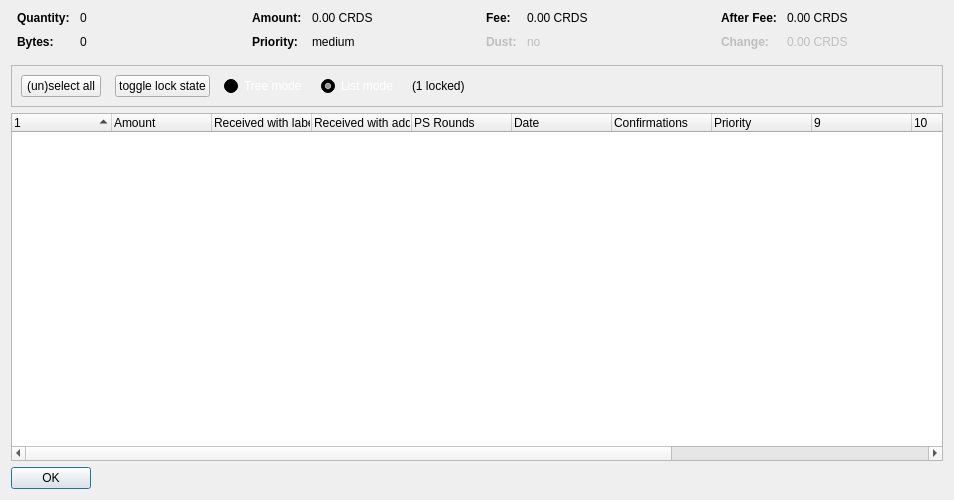
<?xml version="1.0" encoding="UTF-8"?>
<ui version="4.0">
 <class>CoinControlDialog</class>
 <widget class="QDialog" name="CoinControlDialog">
  <property name="geometry">
   <rect>
    <x>0</x>
    <y>0</y>
    <width>954</width>
    <height>500</height>
   </rect>
  </property>
  <property name="windowTitle">
   <string>Coin Selection</string>
  </property>
  <layout class="QVBoxLayout" name="verticalLayout">
   <item>
    <layout class="QHBoxLayout" name="horizontalLayoutTop" stretch="0,0,0,0">
     <property name="topMargin">
      <number>0</number>
     </property>
     <property name="bottomMargin">
      <number>10</number>
     </property>
     <item>
      <layout class="QFormLayout" name="formLayoutCoinControl1">
       <property name="horizontalSpacing">
        <number>10</number>
       </property>
       <property name="verticalSpacing">
        <number>10</number>
       </property>
       <property name="leftMargin">
        <number>6</number>
       </property>
       <property name="rightMargin">
        <number>6</number>
       </property>
       <item row="0" column="0">
        <widget class="QLabel" name="labelCoinControlQuantityText">
         <property name="font">
          <font>
           <weight>75</weight>
           <bold>true</bold>
          </font>
         </property>
         <property name="text">
          <string>Quantity:</string>
         </property>
        </widget>
       </item>
       <item row="0" column="1">
        <widget class="QLabel" name="labelCoinControlQuantity">
         <property name="cursor">
          <cursorShape>IBeamCursor</cursorShape>
         </property>
         <property name="contextMenuPolicy">
          <enum>Qt::ActionsContextMenu</enum>
         </property>
         <property name="text">
          <string notr="true">0</string>
         </property>
         <property name="textInteractionFlags">
          <set>Qt::LinksAccessibleByMouse|Qt::TextSelectableByKeyboard|Qt::TextSelectableByMouse</set>
         </property>
        </widget>
       </item>
       <item row="1" column="0">
        <widget class="QLabel" name="labelCoinControlBytesText">
         <property name="font">
          <font>
           <weight>75</weight>
           <bold>true</bold>
          </font>
         </property>
         <property name="text">
          <string>Bytes:</string>
         </property>
        </widget>
       </item>
       <item row="1" column="1">
        <widget class="QLabel" name="labelCoinControlBytes">
         <property name="cursor">
          <cursorShape>IBeamCursor</cursorShape>
         </property>
         <property name="contextMenuPolicy">
          <enum>Qt::ActionsContextMenu</enum>
         </property>
         <property name="text">
          <string notr="true">0</string>
         </property>
         <property name="textInteractionFlags">
          <set>Qt::LinksAccessibleByMouse|Qt::TextSelectableByKeyboard|Qt::TextSelectableByMouse</set>
         </property>
        </widget>
       </item>
      </layout>
     </item>
     <item>
      <layout class="QFormLayout" name="formLayoutCoinControl2">
       <property name="horizontalSpacing">
        <number>10</number>
       </property>
       <property name="verticalSpacing">
        <number>10</number>
       </property>
       <property name="leftMargin">
        <number>6</number>
       </property>
       <property name="rightMargin">
        <number>6</number>
       </property>
       <item row="0" column="0">
        <widget class="QLabel" name="labelCoinControlAmountText">
         <property name="font">
          <font>
           <weight>75</weight>
           <bold>true</bold>
          </font>
         </property>
         <property name="text">
          <string>Amount:</string>
         </property>
        </widget>
       </item>
       <item row="0" column="1">
        <widget class="QLabel" name="labelCoinControlAmount">
         <property name="cursor">
          <cursorShape>IBeamCursor</cursorShape>
         </property>
         <property name="contextMenuPolicy">
          <enum>Qt::ActionsContextMenu</enum>
         </property>
         <property name="text">
          <string notr="true">0.00 CRDS</string>
         </property>
         <property name="textInteractionFlags">
          <set>Qt::LinksAccessibleByMouse|Qt::TextSelectableByKeyboard|Qt::TextSelectableByMouse</set>
         </property>
        </widget>
       </item>
       <item row="1" column="0">
        <widget class="QLabel" name="labelCoinControlPriorityText">
         <property name="font">
          <font>
           <weight>75</weight>
           <bold>true</bold>
          </font>
         </property>
         <property name="text">
          <string>Priority:</string>
         </property>
        </widget>
       </item>
       <item row="1" column="1">
        <widget class="QLabel" name="labelCoinControlPriority">
         <property name="cursor">
          <cursorShape>IBeamCursor</cursorShape>
         </property>
         <property name="contextMenuPolicy">
          <enum>Qt::ActionsContextMenu</enum>
         </property>
         <property name="text">
          <string>medium</string>
         </property>
         <property name="textInteractionFlags">
          <set>Qt::LinksAccessibleByMouse|Qt::TextSelectableByKeyboard|Qt::TextSelectableByMouse</set>
         </property>
        </widget>
       </item>
      </layout>
     </item>
     <item>
      <layout class="QFormLayout" name="formLayoutCoinControl3">
       <property name="horizontalSpacing">
        <number>10</number>
       </property>
       <property name="verticalSpacing">
        <number>10</number>
       </property>
       <property name="leftMargin">
        <number>6</number>
       </property>
       <property name="rightMargin">
        <number>6</number>
       </property>
       <item row="0" column="0">
        <widget class="QLabel" name="labelCoinControlFeeText">
         <property name="font">
          <font>
           <weight>75</weight>
           <bold>true</bold>
          </font>
         </property>
         <property name="text">
          <string>Fee:</string>
         </property>
        </widget>
       </item>
       <item row="0" column="1">
        <widget class="QLabel" name="labelCoinControlFee">
         <property name="cursor">
          <cursorShape>IBeamCursor</cursorShape>
         </property>
         <property name="contextMenuPolicy">
          <enum>Qt::ActionsContextMenu</enum>
         </property>
         <property name="text">
          <string notr="true">0.00 CRDS</string>
         </property>
         <property name="textInteractionFlags">
          <set>Qt::LinksAccessibleByMouse|Qt::TextSelectableByKeyboard|Qt::TextSelectableByMouse</set>
         </property>
        </widget>
       </item>
       <item row="1" column="0">
        <widget class="QLabel" name="labelCoinControlLowOutputText">
         <property name="enabled">
          <bool>false</bool>
         </property>
         <property name="font">
          <font>
           <weight>75</weight>
           <bold>true</bold>
          </font>
         </property>
         <property name="text">
          <string>Dust:</string>
         </property>
        </widget>
       </item>
       <item row="1" column="1">
        <widget class="QLabel" name="labelCoinControlLowOutput">
         <property name="enabled">
          <bool>false</bool>
         </property>
         <property name="cursor">
          <cursorShape>IBeamCursor</cursorShape>
         </property>
         <property name="contextMenuPolicy">
          <enum>Qt::ActionsContextMenu</enum>
         </property>
         <property name="text">
          <string>no</string>
         </property>
         <property name="textInteractionFlags">
          <set>Qt::LinksAccessibleByMouse|Qt::TextSelectableByKeyboard|Qt::TextSelectableByMouse</set>
         </property>
        </widget>
       </item>
      </layout>
     </item>
     <item>
      <layout class="QFormLayout" name="formLayoutCoinControl4">
       <property name="horizontalSpacing">
        <number>10</number>
       </property>
       <property name="verticalSpacing">
        <number>10</number>
       </property>
       <property name="leftMargin">
        <number>6</number>
       </property>
       <property name="rightMargin">
        <number>6</number>
       </property>
       <item row="0" column="0">
        <widget class="QLabel" name="labelCoinControlAfterFeeText">
         <property name="font">
          <font>
           <weight>75</weight>
           <bold>true</bold>
          </font>
         </property>
         <property name="text">
          <string>After Fee:</string>
         </property>
        </widget>
       </item>
       <item row="0" column="1">
        <widget class="QLabel" name="labelCoinControlAfterFee">
         <property name="cursor">
          <cursorShape>IBeamCursor</cursorShape>
         </property>
         <property name="contextMenuPolicy">
          <enum>Qt::ActionsContextMenu</enum>
         </property>
         <property name="text">
          <string notr="true">0.00 CRDS</string>
         </property>
         <property name="textInteractionFlags">
          <set>Qt::LinksAccessibleByMouse|Qt::TextSelectableByKeyboard|Qt::TextSelectableByMouse</set>
         </property>
        </widget>
       </item>
       <item row="1" column="0">
        <widget class="QLabel" name="labelCoinControlChangeText">
         <property name="enabled">
          <bool>false</bool>
         </property>
         <property name="font">
          <font>
           <weight>75</weight>
           <bold>true</bold>
          </font>
         </property>
         <property name="text">
          <string>Change:</string>
         </property>
        </widget>
       </item>
       <item row="1" column="1">
        <widget class="QLabel" name="labelCoinControlChange">
         <property name="enabled">
          <bool>false</bool>
         </property>
         <property name="cursor">
          <cursorShape>IBeamCursor</cursorShape>
         </property>
         <property name="contextMenuPolicy">
          <enum>Qt::ActionsContextMenu</enum>
         </property>
         <property name="text">
          <string notr="true">0.00 CRDS</string>
         </property>
         <property name="textInteractionFlags">
          <set>Qt::LinksAccessibleByMouse|Qt::TextSelectableByKeyboard|Qt::TextSelectableByMouse</set>
         </property>
        </widget>
       </item>
      </layout>
     </item>
    </layout>
   </item>
   <item>
    <widget class="QFrame" name="frame">
     <property name="minimumSize">
      <size>
       <width>0</width>
       <height>40</height>
      </size>
     </property>
     <property name="frameShape">
      <enum>QFrame::StyledPanel</enum>
     </property>
     <property name="frameShadow">
      <enum>QFrame::Sunken</enum>
     </property>
     <layout class="QHBoxLayout" name="horizontalLayout">
      <item>
       <layout class="QHBoxLayout" name="horizontalLayoutPanel" stretch="0,0,0,0,0,0">
        <property name="spacing">
         <number>14</number>
        </property>
        <item>
         <widget class="QPushButton" name="pushButtonSelectAll">
          <property name="sizePolicy">
           <sizepolicy hsizetype="Maximum" vsizetype="Fixed">
            <horstretch>0</horstretch>
            <verstretch>0</verstretch>
           </sizepolicy>
          </property>
          <property name="text">
           <string>(un)select all</string>
          </property>
          <property name="autoDefault">
           <bool>false</bool>
          </property>
         </widget>
        </item>
        <item>
         <widget class="QPushButton" name="pushButtonToggleLock">
          <property name="sizePolicy">
           <sizepolicy hsizetype="Maximum" vsizetype="Fixed">
            <horstretch>0</horstretch>
            <verstretch>0</verstretch>
           </sizepolicy>
          </property>
          <property name="text">
           <string>toggle lock state</string>
          </property>
          <property name="autoDefault">
           <bool>false</bool>
          </property>
         </widget>
        </item>
        <item>
         <widget class="QRadioButton" name="radioTreeMode">
          <property name="sizePolicy">
           <sizepolicy hsizetype="Maximum" vsizetype="Fixed">
            <horstretch>0</horstretch>
            <verstretch>0</verstretch>
           </sizepolicy>
          </property>
          <property name="palette">
           <palette>
            <active>
             <colorrole role="WindowText">
              <brush brushstyle="SolidPattern">
               <color alpha="255">
                <red>255</red>
                <green>255</green>
                <blue>255</blue>
               </color>
              </brush>
             </colorrole>
             <colorrole role="Button">
              <brush brushstyle="SolidPattern">
               <color alpha="255">
                <red>0</red>
                <green>0</green>
                <blue>0</blue>
               </color>
              </brush>
             </colorrole>
             <colorrole role="Light">
              <brush brushstyle="SolidPattern">
               <color alpha="255">
                <red>0</red>
                <green>0</green>
                <blue>0</blue>
               </color>
              </brush>
             </colorrole>
             <colorrole role="Midlight">
              <brush brushstyle="SolidPattern">
               <color alpha="255">
                <red>0</red>
                <green>0</green>
                <blue>0</blue>
               </color>
              </brush>
             </colorrole>
             <colorrole role="Dark">
              <brush brushstyle="SolidPattern">
               <color alpha="255">
                <red>0</red>
                <green>0</green>
                <blue>0</blue>
               </color>
              </brush>
             </colorrole>
             <colorrole role="Mid">
              <brush brushstyle="SolidPattern">
               <color alpha="255">
                <red>0</red>
                <green>0</green>
                <blue>0</blue>
               </color>
              </brush>
             </colorrole>
             <colorrole role="Text">
              <brush brushstyle="SolidPattern">
               <color alpha="255">
                <red>255</red>
                <green>255</green>
                <blue>255</blue>
               </color>
              </brush>
             </colorrole>
             <colorrole role="BrightText">
              <brush brushstyle="SolidPattern">
               <color alpha="255">
                <red>255</red>
                <green>255</green>
                <blue>255</blue>
               </color>
              </brush>
             </colorrole>
             <colorrole role="ButtonText">
              <brush brushstyle="SolidPattern">
               <color alpha="255">
                <red>255</red>
                <green>255</green>
                <blue>255</blue>
               </color>
              </brush>
             </colorrole>
             <colorrole role="Base">
              <brush brushstyle="SolidPattern">
               <color alpha="255">
                <red>0</red>
                <green>0</green>
                <blue>0</blue>
               </color>
              </brush>
             </colorrole>
             <colorrole role="Window">
              <brush brushstyle="SolidPattern">
               <color alpha="255">
                <red>0</red>
                <green>0</green>
                <blue>0</blue>
               </color>
              </brush>
             </colorrole>
             <colorrole role="Shadow">
              <brush brushstyle="SolidPattern">
               <color alpha="255">
                <red>0</red>
                <green>0</green>
                <blue>0</blue>
               </color>
              </brush>
             </colorrole>
             <colorrole role="AlternateBase">
              <brush brushstyle="SolidPattern">
               <color alpha="255">
                <red>0</red>
                <green>0</green>
                <blue>0</blue>
               </color>
              </brush>
             </colorrole>
             <colorrole role="ToolTipBase">
              <brush brushstyle="SolidPattern">
               <color alpha="255">
                <red>255</red>
                <green>255</green>
                <blue>220</blue>
               </color>
              </brush>
             </colorrole>
             <colorrole role="ToolTipText">
              <brush brushstyle="SolidPattern">
               <color alpha="255">
                <red>0</red>
                <green>0</green>
                <blue>0</blue>
               </color>
              </brush>
             </colorrole>
            </active>
            <inactive>
             <colorrole role="WindowText">
              <brush brushstyle="SolidPattern">
               <color alpha="255">
                <red>255</red>
                <green>255</green>
                <blue>255</blue>
               </color>
              </brush>
             </colorrole>
             <colorrole role="Button">
              <brush brushstyle="SolidPattern">
               <color alpha="255">
                <red>0</red>
                <green>0</green>
                <blue>0</blue>
               </color>
              </brush>
             </colorrole>
             <colorrole role="Light">
              <brush brushstyle="SolidPattern">
               <color alpha="255">
                <red>0</red>
                <green>0</green>
                <blue>0</blue>
               </color>
              </brush>
             </colorrole>
             <colorrole role="Midlight">
              <brush brushstyle="SolidPattern">
               <color alpha="255">
                <red>0</red>
                <green>0</green>
                <blue>0</blue>
               </color>
              </brush>
             </colorrole>
             <colorrole role="Dark">
              <brush brushstyle="SolidPattern">
               <color alpha="255">
                <red>0</red>
                <green>0</green>
                <blue>0</blue>
               </color>
              </brush>
             </colorrole>
             <colorrole role="Mid">
              <brush brushstyle="SolidPattern">
               <color alpha="255">
                <red>0</red>
                <green>0</green>
                <blue>0</blue>
               </color>
              </brush>
             </colorrole>
             <colorrole role="Text">
              <brush brushstyle="SolidPattern">
               <color alpha="255">
                <red>255</red>
                <green>255</green>
                <blue>255</blue>
               </color>
              </brush>
             </colorrole>
             <colorrole role="BrightText">
              <brush brushstyle="SolidPattern">
               <color alpha="255">
                <red>255</red>
                <green>255</green>
                <blue>255</blue>
               </color>
              </brush>
             </colorrole>
             <colorrole role="ButtonText">
              <brush brushstyle="SolidPattern">
               <color alpha="255">
                <red>255</red>
                <green>255</green>
                <blue>255</blue>
               </color>
              </brush>
             </colorrole>
             <colorrole role="Base">
              <brush brushstyle="SolidPattern">
               <color alpha="255">
                <red>0</red>
                <green>0</green>
                <blue>0</blue>
               </color>
              </brush>
             </colorrole>
             <colorrole role="Window">
              <brush brushstyle="SolidPattern">
               <color alpha="255">
                <red>0</red>
                <green>0</green>
                <blue>0</blue>
               </color>
              </brush>
             </colorrole>
             <colorrole role="Shadow">
              <brush brushstyle="SolidPattern">
               <color alpha="255">
                <red>0</red>
                <green>0</green>
                <blue>0</blue>
               </color>
              </brush>
             </colorrole>
             <colorrole role="AlternateBase">
              <brush brushstyle="SolidPattern">
               <color alpha="255">
                <red>0</red>
                <green>0</green>
                <blue>0</blue>
               </color>
              </brush>
             </colorrole>
             <colorrole role="ToolTipBase">
              <brush brushstyle="SolidPattern">
               <color alpha="255">
                <red>255</red>
                <green>255</green>
                <blue>220</blue>
               </color>
              </brush>
             </colorrole>
             <colorrole role="ToolTipText">
              <brush brushstyle="SolidPattern">
               <color alpha="255">
                <red>0</red>
                <green>0</green>
                <blue>0</blue>
               </color>
              </brush>
             </colorrole>
            </inactive>
            <disabled>
             <colorrole role="WindowText">
              <brush brushstyle="SolidPattern">
               <color alpha="255">
                <red>0</red>
                <green>0</green>
                <blue>0</blue>
               </color>
              </brush>
             </colorrole>
             <colorrole role="Button">
              <brush brushstyle="SolidPattern">
               <color alpha="255">
                <red>0</red>
                <green>0</green>
                <blue>0</blue>
               </color>
              </brush>
             </colorrole>
             <colorrole role="Light">
              <brush brushstyle="SolidPattern">
               <color alpha="255">
                <red>0</red>
                <green>0</green>
                <blue>0</blue>
               </color>
              </brush>
             </colorrole>
             <colorrole role="Midlight">
              <brush brushstyle="SolidPattern">
               <color alpha="255">
                <red>0</red>
                <green>0</green>
                <blue>0</blue>
               </color>
              </brush>
             </colorrole>
             <colorrole role="Dark">
              <brush brushstyle="SolidPattern">
               <color alpha="255">
                <red>0</red>
                <green>0</green>
                <blue>0</blue>
               </color>
              </brush>
             </colorrole>
             <colorrole role="Mid">
              <brush brushstyle="SolidPattern">
               <color alpha="255">
                <red>0</red>
                <green>0</green>
                <blue>0</blue>
               </color>
              </brush>
             </colorrole>
             <colorrole role="Text">
              <brush brushstyle="SolidPattern">
               <color alpha="255">
                <red>0</red>
                <green>0</green>
                <blue>0</blue>
               </color>
              </brush>
             </colorrole>
             <colorrole role="BrightText">
              <brush brushstyle="SolidPattern">
               <color alpha="255">
                <red>255</red>
                <green>255</green>
                <blue>255</blue>
               </color>
              </brush>
             </colorrole>
             <colorrole role="ButtonText">
              <brush brushstyle="SolidPattern">
               <color alpha="255">
                <red>0</red>
                <green>0</green>
                <blue>0</blue>
               </color>
              </brush>
             </colorrole>
             <colorrole role="Base">
              <brush brushstyle="SolidPattern">
               <color alpha="255">
                <red>0</red>
                <green>0</green>
                <blue>0</blue>
               </color>
              </brush>
             </colorrole>
             <colorrole role="Window">
              <brush brushstyle="SolidPattern">
               <color alpha="255">
                <red>0</red>
                <green>0</green>
                <blue>0</blue>
               </color>
              </brush>
             </colorrole>
             <colorrole role="Shadow">
              <brush brushstyle="SolidPattern">
               <color alpha="255">
                <red>0</red>
                <green>0</green>
                <blue>0</blue>
               </color>
              </brush>
             </colorrole>
             <colorrole role="AlternateBase">
              <brush brushstyle="SolidPattern">
               <color alpha="255">
                <red>0</red>
                <green>0</green>
                <blue>0</blue>
               </color>
              </brush>
             </colorrole>
             <colorrole role="ToolTipBase">
              <brush brushstyle="SolidPattern">
               <color alpha="255">
                <red>255</red>
                <green>255</green>
                <blue>220</blue>
               </color>
              </brush>
             </colorrole>
             <colorrole role="ToolTipText">
              <brush brushstyle="SolidPattern">
               <color alpha="255">
                <red>0</red>
                <green>0</green>
                <blue>0</blue>
               </color>
              </brush>
             </colorrole>
            </disabled>
           </palette>
          </property>
          <property name="text">
           <string>Tree mode</string>
          </property>
         </widget>
        </item>
        <item>
         <widget class="QRadioButton" name="radioListMode">
          <property name="sizePolicy">
           <sizepolicy hsizetype="Maximum" vsizetype="Fixed">
            <horstretch>0</horstretch>
            <verstretch>0</verstretch>
           </sizepolicy>
          </property>
          <property name="palette">
           <palette>
            <active>
             <colorrole role="WindowText">
              <brush brushstyle="SolidPattern">
               <color alpha="255">
                <red>255</red>
                <green>255</green>
                <blue>255</blue>
               </color>
              </brush>
             </colorrole>
             <colorrole role="Button">
              <brush brushstyle="SolidPattern">
               <color alpha="255">
                <red>0</red>
                <green>0</green>
                <blue>0</blue>
               </color>
              </brush>
             </colorrole>
             <colorrole role="Light">
              <brush brushstyle="SolidPattern">
               <color alpha="255">
                <red>0</red>
                <green>0</green>
                <blue>0</blue>
               </color>
              </brush>
             </colorrole>
             <colorrole role="Midlight">
              <brush brushstyle="SolidPattern">
               <color alpha="255">
                <red>0</red>
                <green>0</green>
                <blue>0</blue>
               </color>
              </brush>
             </colorrole>
             <colorrole role="Dark">
              <brush brushstyle="SolidPattern">
               <color alpha="255">
                <red>0</red>
                <green>0</green>
                <blue>0</blue>
               </color>
              </brush>
             </colorrole>
             <colorrole role="Mid">
              <brush brushstyle="SolidPattern">
               <color alpha="255">
                <red>0</red>
                <green>0</green>
                <blue>0</blue>
               </color>
              </brush>
             </colorrole>
             <colorrole role="Text">
              <brush brushstyle="SolidPattern">
               <color alpha="255">
                <red>255</red>
                <green>255</green>
                <blue>255</blue>
               </color>
              </brush>
             </colorrole>
             <colorrole role="BrightText">
              <brush brushstyle="SolidPattern">
               <color alpha="255">
                <red>255</red>
                <green>255</green>
                <blue>255</blue>
               </color>
              </brush>
             </colorrole>
             <colorrole role="ButtonText">
              <brush brushstyle="SolidPattern">
               <color alpha="255">
                <red>255</red>
                <green>255</green>
                <blue>255</blue>
               </color>
              </brush>
             </colorrole>
             <colorrole role="Base">
              <brush brushstyle="SolidPattern">
               <color alpha="255">
                <red>0</red>
                <green>0</green>
                <blue>0</blue>
               </color>
              </brush>
             </colorrole>
             <colorrole role="Window">
              <brush brushstyle="SolidPattern">
               <color alpha="255">
                <red>0</red>
                <green>0</green>
                <blue>0</blue>
               </color>
              </brush>
             </colorrole>
             <colorrole role="Shadow">
              <brush brushstyle="SolidPattern">
               <color alpha="255">
                <red>0</red>
                <green>0</green>
                <blue>0</blue>
               </color>
              </brush>
             </colorrole>
             <colorrole role="AlternateBase">
              <brush brushstyle="SolidPattern">
               <color alpha="255">
                <red>0</red>
                <green>0</green>
                <blue>0</blue>
               </color>
              </brush>
             </colorrole>
             <colorrole role="ToolTipBase">
              <brush brushstyle="SolidPattern">
               <color alpha="255">
                <red>255</red>
                <green>255</green>
                <blue>220</blue>
               </color>
              </brush>
             </colorrole>
             <colorrole role="ToolTipText">
              <brush brushstyle="SolidPattern">
               <color alpha="255">
                <red>0</red>
                <green>0</green>
                <blue>0</blue>
               </color>
              </brush>
             </colorrole>
            </active>
            <inactive>
             <colorrole role="WindowText">
              <brush brushstyle="SolidPattern">
               <color alpha="255">
                <red>255</red>
                <green>255</green>
                <blue>255</blue>
               </color>
              </brush>
             </colorrole>
             <colorrole role="Button">
              <brush brushstyle="SolidPattern">
               <color alpha="255">
                <red>0</red>
                <green>0</green>
                <blue>0</blue>
               </color>
              </brush>
             </colorrole>
             <colorrole role="Light">
              <brush brushstyle="SolidPattern">
               <color alpha="255">
                <red>0</red>
                <green>0</green>
                <blue>0</blue>
               </color>
              </brush>
             </colorrole>
             <colorrole role="Midlight">
              <brush brushstyle="SolidPattern">
               <color alpha="255">
                <red>0</red>
                <green>0</green>
                <blue>0</blue>
               </color>
              </brush>
             </colorrole>
             <colorrole role="Dark">
              <brush brushstyle="SolidPattern">
               <color alpha="255">
                <red>0</red>
                <green>0</green>
                <blue>0</blue>
               </color>
              </brush>
             </colorrole>
             <colorrole role="Mid">
              <brush brushstyle="SolidPattern">
               <color alpha="255">
                <red>0</red>
                <green>0</green>
                <blue>0</blue>
               </color>
              </brush>
             </colorrole>
             <colorrole role="Text">
              <brush brushstyle="SolidPattern">
               <color alpha="255">
                <red>255</red>
                <green>255</green>
                <blue>255</blue>
               </color>
              </brush>
             </colorrole>
             <colorrole role="BrightText">
              <brush brushstyle="SolidPattern">
               <color alpha="255">
                <red>255</red>
                <green>255</green>
                <blue>255</blue>
               </color>
              </brush>
             </colorrole>
             <colorrole role="ButtonText">
              <brush brushstyle="SolidPattern">
               <color alpha="255">
                <red>255</red>
                <green>255</green>
                <blue>255</blue>
               </color>
              </brush>
             </colorrole>
             <colorrole role="Base">
              <brush brushstyle="SolidPattern">
               <color alpha="255">
                <red>0</red>
                <green>0</green>
                <blue>0</blue>
               </color>
              </brush>
             </colorrole>
             <colorrole role="Window">
              <brush brushstyle="SolidPattern">
               <color alpha="255">
                <red>0</red>
                <green>0</green>
                <blue>0</blue>
               </color>
              </brush>
             </colorrole>
             <colorrole role="Shadow">
              <brush brushstyle="SolidPattern">
               <color alpha="255">
                <red>0</red>
                <green>0</green>
                <blue>0</blue>
               </color>
              </brush>
             </colorrole>
             <colorrole role="AlternateBase">
              <brush brushstyle="SolidPattern">
               <color alpha="255">
                <red>0</red>
                <green>0</green>
                <blue>0</blue>
               </color>
              </brush>
             </colorrole>
             <colorrole role="ToolTipBase">
              <brush brushstyle="SolidPattern">
               <color alpha="255">
                <red>255</red>
                <green>255</green>
                <blue>220</blue>
               </color>
              </brush>
             </colorrole>
             <colorrole role="ToolTipText">
              <brush brushstyle="SolidPattern">
               <color alpha="255">
                <red>0</red>
                <green>0</green>
                <blue>0</blue>
               </color>
              </brush>
             </colorrole>
            </inactive>
            <disabled>
             <colorrole role="WindowText">
              <brush brushstyle="SolidPattern">
               <color alpha="255">
                <red>0</red>
                <green>0</green>
                <blue>0</blue>
               </color>
              </brush>
             </colorrole>
             <colorrole role="Button">
              <brush brushstyle="SolidPattern">
               <color alpha="255">
                <red>0</red>
                <green>0</green>
                <blue>0</blue>
               </color>
              </brush>
             </colorrole>
             <colorrole role="Light">
              <brush brushstyle="SolidPattern">
               <color alpha="255">
                <red>0</red>
                <green>0</green>
                <blue>0</blue>
               </color>
              </brush>
             </colorrole>
             <colorrole role="Midlight">
              <brush brushstyle="SolidPattern">
               <color alpha="255">
                <red>0</red>
                <green>0</green>
                <blue>0</blue>
               </color>
              </brush>
             </colorrole>
             <colorrole role="Dark">
              <brush brushstyle="SolidPattern">
               <color alpha="255">
                <red>0</red>
                <green>0</green>
                <blue>0</blue>
               </color>
              </brush>
             </colorrole>
             <colorrole role="Mid">
              <brush brushstyle="SolidPattern">
               <color alpha="255">
                <red>0</red>
                <green>0</green>
                <blue>0</blue>
               </color>
              </brush>
             </colorrole>
             <colorrole role="Text">
              <brush brushstyle="SolidPattern">
               <color alpha="255">
                <red>0</red>
                <green>0</green>
                <blue>0</blue>
               </color>
              </brush>
             </colorrole>
             <colorrole role="BrightText">
              <brush brushstyle="SolidPattern">
               <color alpha="255">
                <red>255</red>
                <green>255</green>
                <blue>255</blue>
               </color>
              </brush>
             </colorrole>
             <colorrole role="ButtonText">
              <brush brushstyle="SolidPattern">
               <color alpha="255">
                <red>0</red>
                <green>0</green>
                <blue>0</blue>
               </color>
              </brush>
             </colorrole>
             <colorrole role="Base">
              <brush brushstyle="SolidPattern">
               <color alpha="255">
                <red>0</red>
                <green>0</green>
                <blue>0</blue>
               </color>
              </brush>
             </colorrole>
             <colorrole role="Window">
              <brush brushstyle="SolidPattern">
               <color alpha="255">
                <red>0</red>
                <green>0</green>
                <blue>0</blue>
               </color>
              </brush>
             </colorrole>
             <colorrole role="Shadow">
              <brush brushstyle="SolidPattern">
               <color alpha="255">
                <red>0</red>
                <green>0</green>
                <blue>0</blue>
               </color>
              </brush>
             </colorrole>
             <colorrole role="AlternateBase">
              <brush brushstyle="SolidPattern">
               <color alpha="255">
                <red>0</red>
                <green>0</green>
                <blue>0</blue>
               </color>
              </brush>
             </colorrole>
             <colorrole role="ToolTipBase">
              <brush brushstyle="SolidPattern">
               <color alpha="255">
                <red>255</red>
                <green>255</green>
                <blue>220</blue>
               </color>
              </brush>
             </colorrole>
             <colorrole role="ToolTipText">
              <brush brushstyle="SolidPattern">
               <color alpha="255">
                <red>0</red>
                <green>0</green>
                <blue>0</blue>
               </color>
              </brush>
             </colorrole>
            </disabled>
           </palette>
          </property>
          <property name="text">
           <string>List mode</string>
          </property>
          <property name="checked">
           <bool>true</bool>
          </property>
         </widget>
        </item>
        <item>
         <widget class="QLabel" name="labelLocked">
          <property name="text">
           <string>(1 locked)</string>
          </property>
         </widget>
        </item>
        <item>
         <spacer name="horizontalSpacer">
          <property name="orientation">
           <enum>Qt::Horizontal</enum>
          </property>
          <property name="sizeHint" stdset="0">
           <size>
            <width>40</width>
            <height>20</height>
           </size>
          </property>
         </spacer>
        </item>
       </layout>
      </item>
     </layout>
    </widget>
   </item>
   <item>
    <widget class="CoinControlTreeWidget" name="treeWidget">
     <property name="contextMenuPolicy">
      <enum>Qt::CustomContextMenu</enum>
     </property>
     <property name="sortingEnabled">
      <bool>false</bool>
     </property>
     <property name="columnCount">
      <number>13</number>
     </property>
     <attribute name="headerShowSortIndicator" stdset="0">
      <bool>true</bool>
     </attribute>
     <attribute name="headerStretchLastSection">
      <bool>false</bool>
     </attribute>
     <column>
      <property name="text">
       <string/>
      </property>
     </column>
     <column>
      <property name="text">
       <string>Amount</string>
      </property>
     </column>
     <column>
      <property name="text">
       <string>Received with label</string>
      </property>
     </column>
     <column>
      <property name="text">
       <string>Received with address</string>
      </property>
     </column>
     <column>
      <property name="text">
       <string>PS Rounds</string>
      </property>
     </column>
     <column>
      <property name="text">
       <string>Date</string>
      </property>
     </column>
     <column>
      <property name="text">
       <string>Confirmations</string>
      </property>
      <property name="toolTip">
       <string>Confirmed</string>
      </property>
     </column>
     <column>
      <property name="text">
       <string>Priority</string>
      </property>
     </column>
     <column>
      <property name="text">
       <string/>
      </property>
     </column>
     <column>
      <property name="text">
       <string/>
      </property>
     </column>
     <column>
      <property name="text">
       <string/>
      </property>
     </column>
     <column>
      <property name="text">
       <string/>
      </property>
     </column>
     <column>
      <property name="text">
       <string/>
      </property>
     </column>
    </widget>
   </item>
   <item>
    <widget class="QDialogButtonBox" name="buttonBox">
     <property name="sizePolicy">
      <sizepolicy hsizetype="Maximum" vsizetype="Fixed">
       <horstretch>0</horstretch>
       <verstretch>0</verstretch>
      </sizepolicy>
     </property>
     <property name="orientation">
      <enum>Qt::Horizontal</enum>
     </property>
     <property name="standardButtons">
      <set>QDialogButtonBox::Ok</set>
     </property>
    </widget>
   </item>
  </layout>
 </widget>
 <customwidgets>
  <customwidget>
   <class>CoinControlTreeWidget</class>
   <extends>QTreeWidget</extends>
   <header>coincontroltreewidget.h</header>
  </customwidget>
 </customwidgets>
 <resources/>
 <connections/>
</ui>
